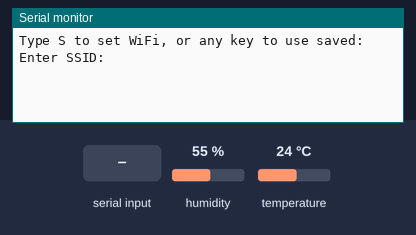
This sketch was run on a simulated Arduino MKR. Shown: the last lines printed to the serial monitor. The inputs (shaded band) are chosen by the test bench; at power-on: humidity 55 %, temperature 24 °C. WiFi joins after 1.5 s; servers stay silent unless stated; no MQTT or app messages arrive unless stated.

Above: at 2.8 s.
2.9 s: "S\n" received over Serial
At 3.5 s:
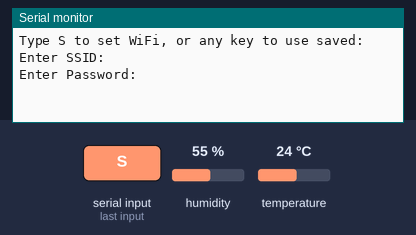
4.4 s: "s\n" received over Serial
At 4.8 s:
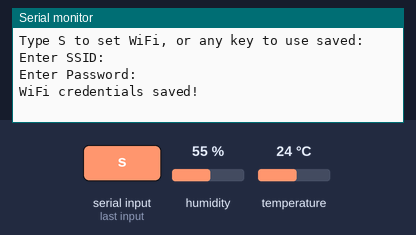

Measured:
- after the input at 2.9 s, the serial monitor: prints a new line at once (image 1)
- after the input at 4.4 s, the serial monitor: prints a new line at once (image 2)

The sketch:

sensor.ino
```cpp
#include <PubSubClient.h>
#include <WiFiNINA.h>
#include <EEPROM.h>
#include <DHT.h>
#define EEPROM_SIZE 96
#define SSID_ADDR 0
#define PASS_ADDR 32
#define SOIL_PIN A0
#define DHTPIN 2       // DHT11 DATA腳接在 D2
#define DHTTYPE DHT11  // 型號是 DHT11
DHT dht(DHTPIN, DHTTYPE);
WiFiClient wifiClient;

PubSubClient client(wifiClient);
const char* mqtt_server = "192.168.0.114"; // 例如 "192.168.1.10"
const int   mqtt_port = 1883;
const char* mqtt_topic = "plantmate/sensor";
const char* sensor_id = "sensor_001";


char ssid[32] = "";
char pass[32] = "";

void readCredentials() {
  for (int i = 0; i < 32; i++) {
    ssid[i] = EEPROM.read(SSID_ADDR + i);
    pass[i] = EEPROM.read(PASS_ADDR + i);
  }
}

void reconnect() {
  while (!client.connected()) {
    Serial.print("MQTT Connecting...");
    if (client.connect(sensor_id)) {
      Serial.println("connected!");
    } else {
      Serial.print("failed, rc=");
      Serial.print(client.state());
      Serial.println(". Retrying in 5 seconds...");
      delay(5000);
    }
  }
}

void writeCredentials(const char* ssid_in, const char* pass_in) {
  for (int i = 0; i < 32; i++) {
    EEPROM.write(SSID_ADDR + i, ssid_in[i]);
    EEPROM.write(PASS_ADDR + i, pass_in[i]);
  }
}

void setup() {
  Serial.begin(9600);
  dht.begin();           // 啟動 DHT11
  while (!Serial);

  Serial.println("Type S to set WiFi, or any key to use saved:");

  delay(2000);
  String input = "S";
  if (Serial.available()) {
    input = Serial.readStringUntil('\n');
    input.trim(); // 去除空白和換行
  }
  if (input == "S" || input == "s") {
    Serial.println("Enter SSID:");
    while (!Serial.available());
    String ssid_str = Serial.readStringUntil('\n');
    ssid_str.trim();
    ssid_str.toCharArray(ssid, 32);

    Serial.println("Enter Password:");
    while (!Serial.available());
    String pass_str = Serial.readStringUntil('\n');
    pass_str.trim();
    pass_str.toCharArray(pass, 32);

    writeCredentials(ssid, pass);
    Serial.println("WiFi credentials saved!");
  } else {
    readCredentials();
    Serial.print("Loaded SSID: "); Serial.println(ssid);
  }

  WiFi.begin(ssid, pass);

  Serial.print("Connecting to WiFi");
  int counter = 0;
  while (WiFi.status() != WL_CONNECTED) {
    delay(1000);
    Serial.print(".");
    counter++;
    if (counter > 10) {
      Serial.println("\nFailed to connect.");
      return;
    }
  }

  Serial.println("\nConnected to WiFi!");
  Serial.print("IP address: ");
  Serial.println(WiFi.localIP());
  client.setServer(mqtt_server, mqtt_port);
}

void loop() {
  if (!client.connected()) {
    reconnect();
  }
  client.loop();

  // 每2秒讀取一次感測數據
  delay(5000);

  float humidity = dht.readHumidity();
  float temperature = dht.readTemperature();
  int soilValue = analogRead(SOIL_PIN);  // 0~1023, 值越大代表越乾
  if (isnan(humidity) || isnan(temperature)) {
    Serial.println("Failed to read from DHT11!");
    return;
  }
  Serial.print("humidity: ");
  Serial.println(humidity);
  Serial.print("temperature: ");
  Serial.println(temperature);
  Serial.print("soil: ");
  Serial.println(soilValue);
  char tempBuffer[10];
  char humBuffer[10];

  dtostrf(temperature, 6, 2, tempBuffer);
  dtostrf(humidity, 6, 2, humBuffer);

  // 組成JSON payload
  char payload[128];
  snprintf(payload, sizeof(payload),
    "{\"sensor_id\":\"%s\",\"temperature\":%s,\"humidity\":%s,\"soil\":%d}",
    sensor_id, tempBuffer, humBuffer, soilValue);
  Serial.print("Sending MQTT payload: ");
  Serial.println(payload);

  // 發佈到MQTT
  client.publish(mqtt_topic, payload);
}
```
